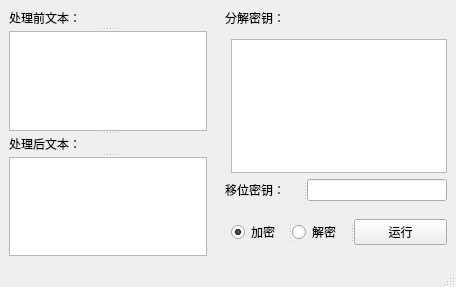
<?xml version="1.0" encoding="UTF-8"?>
<ui version="4.0">
 <class>MainWindow</class>
 <widget class="QMainWindow" name="MainWindow">
  <property name="geometry">
   <rect>
    <x>0</x>
    <y>0</y>
    <width>456</width>
    <height>287</height>
   </rect>
  </property>
  <property name="windowTitle">
   <string>MainWindow</string>
  </property>
  <widget class="QWidget" name="centralwidget">
   <layout class="QGridLayout" name="gridLayout">
    <item row="6" column="2" colspan="4">
     <spacer name="verticalSpacer_2">
      <property name="orientation">
       <enum>Qt::Vertical</enum>
      </property>
      <property name="sizeHint" stdset="0">
       <size>
        <width>228</width>
        <height>6</height>
       </size>
      </property>
     </spacer>
    </item>
    <item row="3" column="3" colspan="3">
     <widget class="QSplitter" name="splitter_2">
      <property name="orientation">
       <enum>Qt::Horizontal</enum>
      </property>
      <widget class="QLabel" name="label_ShKey">
       <property name="text">
        <string>移位密钥：</string>
       </property>
      </widget>
      <widget class="QLineEdit" name="lineEdit_ShKey"/>
     </widget>
    </item>
    <item row="5" column="5">
     <widget class="QSplitter" name="splitter">
      <property name="orientation">
       <enum>Qt::Horizontal</enum>
      </property>
      <widget class="QRadioButton" name="encrypt">
       <property name="tabletTracking">
        <bool>false</bool>
       </property>
       <property name="text">
        <string>加密</string>
       </property>
       <property name="checked">
        <bool>true</bool>
       </property>
      </widget>
      <widget class="QRadioButton" name="decrypt">
       <property name="text">
        <string>解密</string>
       </property>
      </widget>
      <widget class="QPushButton" name="button_run">
       <property name="text">
        <string>运行</string>
       </property>
      </widget>
     </widget>
    </item>
    <item row="0" column="3" colspan="3">
     <widget class="QLabel" name="label__DeKey">
      <property name="text">
       <string>分解密钥：</string>
      </property>
     </widget>
    </item>
    <item row="4" column="4" colspan="2">
     <spacer name="verticalSpacer">
      <property name="orientation">
       <enum>Qt::Vertical</enum>
      </property>
      <property name="sizeHint" stdset="0">
       <size>
        <width>208</width>
        <height>5</height>
       </size>
      </property>
     </spacer>
    </item>
    <item row="0" column="0" rowspan="7">
     <widget class="QSplitter" name="splitter_6">
      <property name="orientation">
       <enum>Qt::Vertical</enum>
      </property>
      <widget class="QSplitter" name="splitter_4">
       <property name="orientation">
        <enum>Qt::Vertical</enum>
       </property>
       <widget class="QLabel" name="label_BeforeDeal">
        <property name="text">
         <string>处理前文本：</string>
        </property>
       </widget>
       <widget class="QPlainTextEdit" name="plainTextEdit_BeforeDeal"/>
      </widget>
      <widget class="QSplitter" name="splitter_5">
       <property name="orientation">
        <enum>Qt::Vertical</enum>
       </property>
       <widget class="QLabel" name="label_AfterDeal">
        <property name="text">
         <string>处理后文本：</string>
        </property>
       </widget>
       <widget class="QPlainTextEdit" name="plainTextEdit__AfterDeal"/>
      </widget>
     </widget>
    </item>
    <item row="1" column="1" rowspan="6" colspan="4">
     <spacer name="horizontalSpacer">
      <property name="orientation">
       <enum>Qt::Horizontal</enum>
      </property>
      <property name="sizeHint" stdset="0">
       <size>
        <width>10</width>
        <height>208</height>
       </size>
      </property>
     </spacer>
    </item>
    <item row="2" column="5">
     <widget class="QPlainTextEdit" name="plainTextEdit_DeKey"/>
    </item>
   </layout>
  </widget>
  <widget class="QMenuBar" name="menubar">
   <property name="geometry">
    <rect>
     <x>0</x>
     <y>0</y>
     <width>456</width>
     <height>17</height>
    </rect>
   </property>
  </widget>
  <widget class="QStatusBar" name="statusbar"/>
 </widget>
 <resources/>
 <connections/>
</ui>
